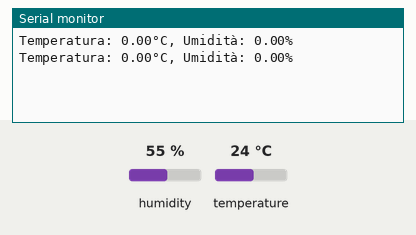
Bench run of a sketch on a simulated Arduino Uno, built with avr-gcc and run on an emulated ATmega328P. Parts: the last lines printed to the serial monitor. Wiring (inferred from the names in the program): DHT11 sensor: data pin 2. The inputs (shaded band) are chosen by the test bench; at power-on: humidity 55 %, temperature 24 °C.

Above: at 2.8 s.
2.9 s: humidity set to 68 %
At 4.5 s:
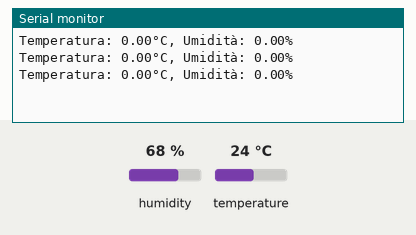
5.6 s: temperature set to 33 °C
At 8.2 s:
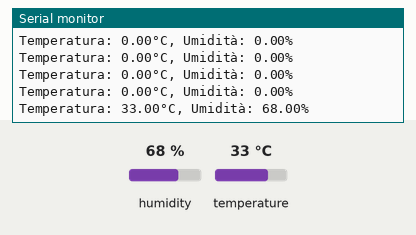
8.3 s: humidity set to 40 %
At 11.1 s:
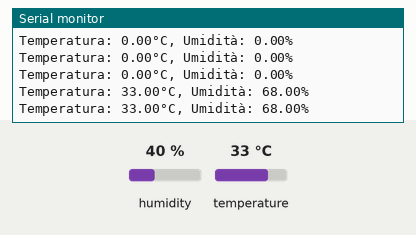
Timing chart, 0 to 12.6 s (numbered marks = the images above; inputs shaded):
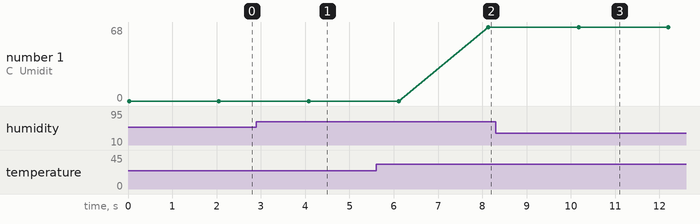

Measured:
- after the input at 5.6 s, the serial monitor: prints a new line after 2.5 s (image 2)
- plotted number 1: 68 → 40 after the input at 8.3 s

The sketch:

dht11-scratch.ino
```cpp
/*
 * Come leggere i valori di temperatura e umidità dal
 * DHT11, senza usare le librerie.
 *
 * Visualizza l'esperienza di laboratorio completa:
 * https://youtu.be/O72t-QcfDvM
 *
 */

#define DHTPIN              2
#define DHTTYPE         DHT11

#define TIMEOUT_DHT_MS      2

float temperatura, umidita;

void setup() {

  Serial.begin( 9600 );

  pinMode( DHTPIN, INPUT );

}

void eseguiLettura() {

  int i;
  int n_bit;
  int value;
  unsigned char raw[5];

  unsigned long t;


  // Sequenza di start : tengo basso per almeno 18ms
  pinMode( DHTPIN, OUTPUT );
  digitalWrite( DHTPIN, LOW );
  delay( 19 );
  pinMode( DHTPIN, INPUT );

  // Buttiamo via il primo bit
  // aspetta che la linea dati vada a zero
  t = millis() + TIMEOUT_DHT_MS;
  while ( (digitalRead( DHTPIN ) != 0) && (millis() <= t) ) /* do nothing */;

  // aspetta il fronte di salita
  t = millis() + TIMEOUT_DHT_MS;
  while ( (digitalRead( DHTPIN ) == 0) && (millis() <= t) ) /* do nothing */;


  // ascolto 40 bit: [8bit RH%][8bit 1/10RH%][8bit T°C][8bit 1/10T°C][CHECKSUM]
  for (i=0; i<5; i++) {
    // lettura del byte i-esimo
    raw[i] = 0;

    for (n_bit=0; n_bit<8; n_bit++) {

      // aspetta che la linea dati vada a zero
      t = millis() + TIMEOUT_DHT_MS;
      while ( (digitalRead( DHTPIN ) != 0) && (millis() <= t) ) /* do nothing */;

      // aspetta il fronte di salita
      t = millis() + TIMEOUT_DHT_MS;
      while ( (digitalRead( DHTPIN ) == 0) && (millis() <= t) ) /* do nothing */;

      // aspetta 50uSec
      delayMicroseconds(50);

      // lettura della linea dati
      value = digitalRead( DHTPIN );
      raw[i] = raw[i] << 1;
      if (value != 0) { raw[i] = raw[i] | 0x01; }
    }
  }

  // controllo checksum ed eventuale scrittura dei valori letti
  /*
  Serial.print (raw[0]);
  Serial.print (" ");
  Serial.print (raw[1]);
  Serial.print (" ");
  Serial.print (raw[2]);
  Serial.print (" ");
  Serial.print (raw[3]);
  Serial.print (" ");
  Serial.println(raw[4]);
  */

  if ( (raw[0] + raw[1] + raw[2] + raw[3]) == raw[4] ) {
    // la lettura è corretta
    temperatura = raw[2] + (0.1 * raw[3]);
    umidita     = raw[0] + (0.1 * raw[1]);;
  }
}


void loop() {

  eseguiLettura();

  Serial.print ( "Temperatura: " );
  Serial.print ( temperatura );
  Serial.print ( "°C, Umidità: " );
  Serial.print ( umidita );
  Serial.println( "%" );

  delay (2000);

}
```
